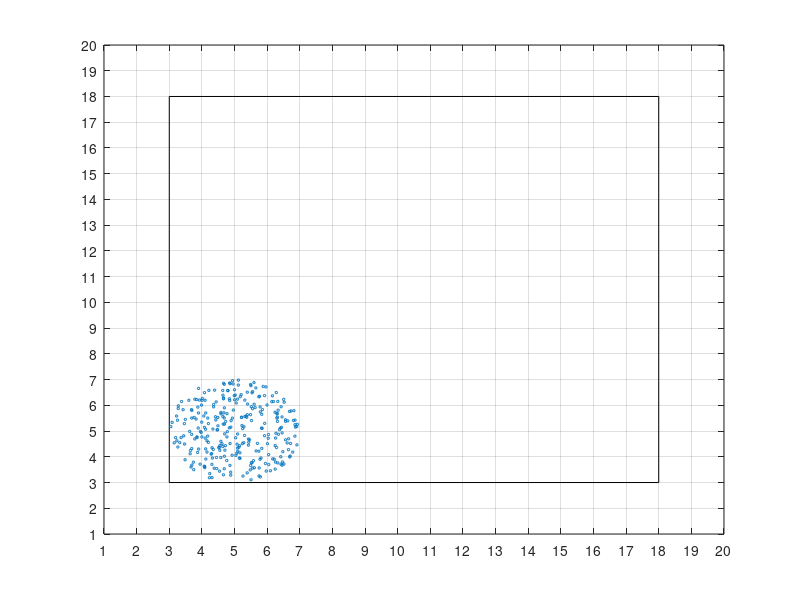

This figure's MATLAB source:
clc;
clear all;


f = @(x,y) 2 - sqrt((x-5).^2 + (y-5).^2);

gridDimX = 20;
gridDimY = 20;
gridX0 = 1;
gridY0 = 1;

Np = 300;
p = 1;
Xp = NaN(Np, 2);
while p<=Np
    randX = gridX0 + rand() * (gridDimX - gridX0);
    randY = gridY0 + rand() * (gridDimY - gridY0);
    temp = f(randX, randY);
    if temp >= 0
        Xp(p,:) = [randX, randY];
        p = p + 1;
    end
end

%% Plot point cloud
pointSize = 3;
fig = figure;
plot([3 18 18 3 3], [3 3 18 18 3], 'k');
hold on;
scatter(Xp(:, 1), Xp(:,2), pointSize, 'red');
axis([1 20 1 20]);
xticks(1:20);
yticks(1:20);
grid on;
set(fig, 'Position', [50, 50, 700, 700]);